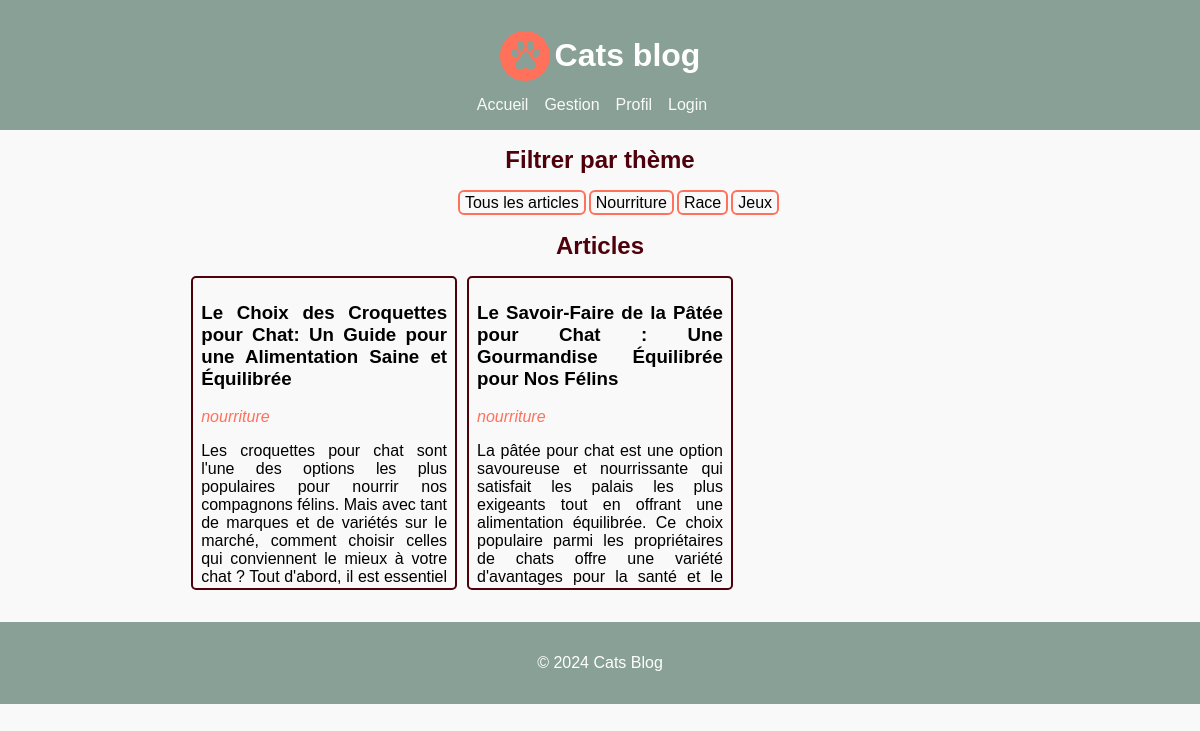
The page /index?theme=nourriture on the database its author committed.
### app/models.py (models this page shows, shortened)
class Article(db.Model):
    id = db.Column(db.Integer, primary_key=True)
    title = db.Column(db.String(140))
    theme = db.Column(db.String(140))
    body = db.Column(db.Text)
    timestamp = db.Column(db.DateTime, index=True, default=datetime.utcnow)
    author_id = db.Column(db.String(140))
    THEMES = ["race", "nourriture", "jeux"]

### app/routes.py (the view)
@app.route('/')
@app.route('/index')
def index():
    articles = Article.query.all()
    theme_selectionne = request.args.get('theme')
    if not theme_selectionne:
        articles_filtres = articles
    else:
        articles_filtres = [article for article in articles if article.theme == theme_selectionne]
    return render_template('home.html', title='Home', articles=articles_filtres)

### app/templates/home.html
{% extends "base.html" %}
{% block content %}
  <h2>Filtrer par thème </h2>
  <ul class="art-link">
      <li><a href="{{ url_for('index') }}" class="art-link__link">Tous les articles</a></li>
      <li><a href="{{ url_for('index', theme='nourriture') }}" class="art-link__link">Nourriture</a></li>
      <li><a href="{{ url_for('index', theme='race') }}" class="art-link__link">Race</a></li>
      <li><a href="{{ url_for('index', theme='jeux') }}" class="art-link__link">Jeux</a></li>
  </ul>
  <h2>Articles</h2>
  <ul class="art-grid">
    <div class="art-grid__cpt">
      {% if articles %}
        {% for article in articles %}
          <div class="art-grid__element">
            <li><a href="{{ url_for('article', id=article.id) }}">
              <h3 class="art__title">{{ article.title }}</h3>
              <em class="art__theme">{{ article.theme }}</em>
              <p class="art__body">{{ article.body}}</p>
            </a></li>
          </div>
        {% endfor %}
      {% else %}
        <li>No articles found</li>
      {% endif %}
    </div>
  </ul>
{% endblock %}

### app/static/style.css (style rules this page uses)
body { font-family: Arial, sans-serif; margin: 0; padding: 0; background-color: #f9f9f9; color: black; height: 100%; }
h2 { margin: auto; color: #4F000B; }
.art-link { list-style: none; display: flex; margin :20px auto; }
.art-link__link { border-radius: 6px; border : solid #FF715B 2px; margin-right: 3px; padding: 2px 5px; }
.art-link__link:focus, .art-link__link,.art-link__link:active { text-decoration: none; color: black; }
.art-grid { list-style: none; padding: 0; }
.art-grid__cpt { width: 70%; margin: auto; display: grid; grid-template-columns: 1fr 1fr 1fr; gap: 10px; }
.art-grid__element { height: 300px; border-radius: 5px; border: solid #4F000B 2px; padding: 5px 8px; overflow: hidden; text-overflow: ellipsis; text-align: justify; }
.art-grid__element li { list-style: none; }
.art-grid__element a, .art-grid__element a:focus, .art-grid__element a:active { text-decoration: none; color: black; }
.art__body { overflow: hidden; text-overflow: ellipsis; text-align: justify; }
.art__theme { font-style: bold; color:#FF715B; }

### rows shown on the page
Article: title "Le Choix des Croquettes pour Chat: Un Guide pour une Alimentation Saine et Équilibrée", theme "nourriture", body "Les croquettes pour chat sont l'une des options les plus populaires pour nourrir nos compagnons félins. Mais avec tant de marques et de variétés sur le marché, comment choisir celles qui conviennent le mieux à votre chat ? Tout d'abord, il est essentiel…"
Article: title "Le Savoir-Faire de la Pâtée pour Chat : Une Gourmandise Équilibrée pour Nos Félins", theme "nourriture", body "La pâtée pour chat est une option savoureuse et nourrissante qui satisfait les palais les plus exigeants tout en offrant une alimentation équilibrée. Ce choix populaire parmi les propriétaires de chats offre une variété d'avantages pour la santé et le…"
